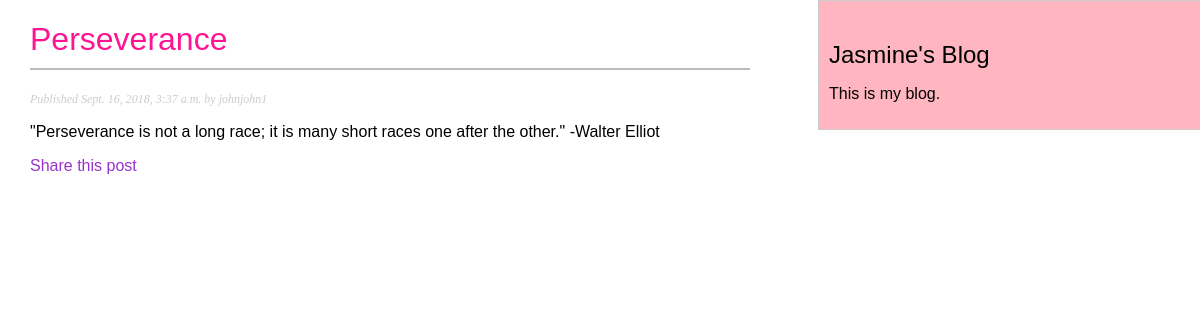
Screenshot of /blog/2018/9/16/perseverance/ with the database file from the repository.
### blog/models.py (models this page shows, shortened)
class Post (models.Model):
    STATUS_CHOICES = (
        ('draft', 'Draft'),
        ('published', 'Published'),
    )
    title = models.CharField(max_length=250)
    slug = models.SlugField(max_length=250,
                            unique_for_date='publish')
    author = models.ForeignKey(User,
                               on_delete=models.CASCADE,
                               related_name='blog_posts')
    body = models.TextField()
    publish = models.DateTimeField(default=timezone.now)
    created = models.DateTimeField(auto_now_add=True)
    updated = models.DateTimeField(auto_now=True)
    status = models.CharField(max_length=10,
                              choices=STATUS_CHOICES,
                              default='draft')
    objects = models.Manager()      # The default manager.
    published = PublishedManager()  # Custom manager.
    class Meta:
        ordering = ('-publish',)

### blog/views.py (the view)
def post_detail(request, year, month, day, post):
    post = get_object_or_404(Post, slug=post, status='published', publish__year=year, publish__month=month,
                             publish__day=day)
    return render(request,
                  'blog/post/detail.html',
                  {'post': post})

### blog/templates/blog/post/detail.html (shortened to what this page needs)
{% extends "blog/base.html" %}
{% block content %}
    <h1>{{ post.title }}</h1>
    <p class="date">
        Published {{ post.publish }} by {{ post.author }}
    </p>
    {{ post.body|linebreaks }}
    <p>
        <a href="{% url "blog:post_share" post.id %}">
        Share this post
        </a>
    </p>
{% endblock %}

### blog/static/blog/styles.css (style rules this page uses)
body { margin:0; padding:0; font-family:helvetica, sans-serif; }
a { color: darkorchid; text-decoration:none; }
h1 { font-weight:normal; border-bottom:2px solid #bbb; padding:0 0 10px 0; color: deeppink; }
p.date { color:#ccc; font-family: georgia, serif; font-size: 12px; font-style: italic; }

### rows the page displays
Post: title "Perseverance", publish "Sept. 16, 2018, 3:37 a.m.", author "johnjohn1", body "\"Perseverance is not a long race; it is many short races one after the other.\" -Walter Elliot"
